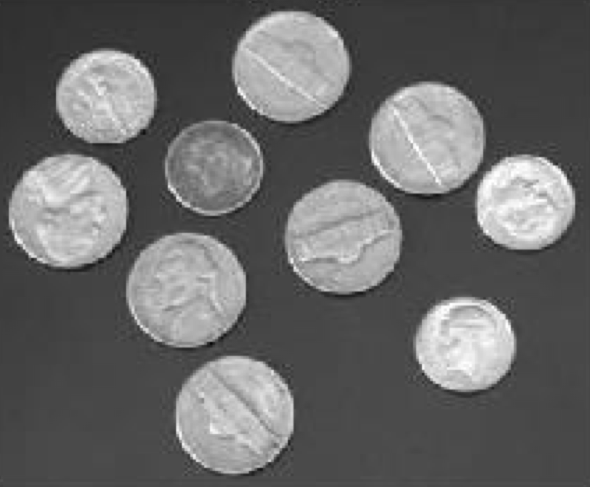
#> input picture AT2/moedas.png, 590 x 487 px
$ python main.py
#> lines starting #> are read from the running program, lines starting #| are printed output that depends on the picture; after the words box and inside, x2 and y2 are one past the last pixel; in counts of white or black regions, pixels touching at a corner belong together
import numpy as np
import cv2 as cv

img = cv.imread('moedas.png', cv.IMREAD_GRAYSCALE)
#> img is the input picture: shape (487, 590); min 5, max 255, mean 103.9
altura = img.shape[0]
#> altura = 487
largura = img.shape[1]
#> largura = 590
print(f'altura: {altura}\nlargura: {largura}')
#| altura: 487
#| largura: 590

def reduzir_fundo(imagem, fator):
    for i in range(altura):
        for j in range(largura):
            if imagem[i][j] < fator:
                imagem[i][j] = 0
            else:
                imagem[i][j] = 255
    cv.imshow(f'imagem binarizada',imagem)
    cv.waitKey(0)
    cv.destroyAllWindows()

    return imagem

def identificar_objetos1(imagem):
    # Identificar objetos na imagem
    _, imagem_binaria = cv.threshold(imagem, 127, 255, cv.THRESH_BINARY)
    contornos, _ = cv.findContours(imagem_binaria, cv.RETR_EXTERNAL, cv.CHAIN_APPROX_SIMPLE)

    # Desenhar contornos na imagem original
    imagem_contornada = cv.cvtColor(imagem, cv.COLOR_GRAY2BGR)
    for contorno in contornos:
        cv.drawContours(imagem_contornada, [contorno], -1, (0, 255, 0), 2)

    cv.imshow('Contornos', imagem_contornada)
    cv.waitKey(0)
    cv.destroyAllWindows()
    return contornos

def contar_pixels(imagem):
    cont = 1
    for i in range(altura):
        for j in range(largura):
            if imagem[i][j] == 255:
                if (i<altura-1) and imagem[i+1][j] != 0 and imagem[i+1][j] != 255:
                    imagem[i][j] = imagem[i+1][j]
                elif (j<largura-1) and imagem[i][j+1] != 0 and imagem[i][j+1] != 255:
                    imagem[i][j] = imagem[i][j+1]
                elif i>0 and imagem[i-1][j] != 0 and imagem[i-1][j] != 255:
                    imagem[i][j] = imagem[i-1][j]
                elif j>0 and imagem[i][j-1] != 0 and imagem[i][j-1] != 255:
                    imagem[i][j] = imagem[i][j-1]
                else:
                    imagem[i][j] = cont
                    cont += 1

    return imagem

def destacar_objetos (imagem):
    for i in range(altura):
        for j in range(largura):
            if imagem[i][j] !=0:
                if i>0:
                    if imagem[i-1][j] != 0:
                        if imagem[i-1][j]>imagem[i][j]:
                            imagem[i-1][j] = imagem[i][j]
                        else:
                            imagem[i][j] = imagem[i-1][j]
                        if j>0:
                            if imagem[i-1][j-1] != 0:
                                if imagem[i-1][j-1]>imagem[i][j]:
                                    imagem[i-1][j-1] = imagem[i][j]
                                else:
                                    imagem[i][j] = imagem[i-1][j-1]
                        if j<largura-1:
                            if imagem[i-1][j+1] != 0:
                                if imagem[i-1][j+1]>imagem[i][j]:
                                    imagem[i-1][j+1] = imagem[i][j]
                                else:
                                    imagem[i][j] = imagem[i-1][j+1]
                if i<altura-1:
                    if imagem[i+1][j] != 0:
                        if imagem[i+1][j]>imagem[i][j]:
                            imagem[i+1][j] = imagem[i][j]
                        else:
                            imagem[i][j] = imagem[i+1][j]
                        if j>0:
                            if imagem[i+1][j-1] != 0:
                                if imagem[i+1][j-1]>imagem[i][j]:
                                    imagem[i+1][j-1] = imagem[i][j]
                                else:
                                    imagem[i][j] = imagem[i+1][j-1]
                        if j<largura-1:
                            if imagem[i+1][j+1] != 0:
                                if imagem[i+1][j+1]>imagem[i][j]:
                                    imagem[i+1][j+1] = imagem[i][j]
                                else:
                                    imagem[i][j] = imagem[i+1][j+1]
                if j>0:
                    if imagem[i][j-1] != 0:
                        if imagem[i][j-1]>imagem[i][j]:
                            imagem[i][j-1] = imagem[i][j]
                        else:
                            imagem[i][j] = imagem[i][j-1]
                if j<largura-1:
                    if imagem[i][j+1] != 0:
                        if imagem[i][j+1]>imagem[i][j]:
                            imagem[i][j+1] = imagem[i][j]
                        else:
                            imagem[i][j] = imagem[i][j+1]

    for i in range(altura-1,0,-1):
        for j in range(largura-1,0,-1):
            if imagem[i][j] !=0:
                if i>0:
                    if imagem[i-1][j] != 0:
                        if imagem[i-1][j]>imagem[i][j]:
                            imagem[i-1][j] = imagem[i][j]
                        else:
                            imagem[i][j] = imagem[i-1][j]
                        if j>0:
                            if imagem[i-1][j-1] != 0:
                                if imagem[i-1][j-1]>imagem[i][j]:
                                    imagem[i-1][j-1] = imagem[i][j]
                                else:
                                    imagem[i][j] = imagem[i-1][j-1]
                        if j<largura-1:
                            if imagem[i-1][j+1] != 0:
                                if imagem[i-1][j+1]>imagem[i][j]:
                                    imagem[i-1][j+1] = imagem[i][j]
                                else:
                                    imagem[i][j] = imagem[i-1][j+1]
                if i<altura-1:
                    if imagem[i+1][j] != 0:
                        if imagem[i+1][j]>imagem[i][j]:
                            imagem[i+1][j] = imagem[i][j]
                        else:
                            imagem[i][j] = imagem[i+1][j]
                        if j>0:
                            if imagem[i+1][j-1] != 0:
                                if imagem[i+1][j-1]>imagem[i][j]:
                                    imagem[i+1][j-1] = imagem[i][j]
                                else:
                                    imagem[i][j] = imagem[i+1][j-1]
                        if j<largura-1:
                            if imagem[i+1][j+1] != 0:
                                if imagem[i+1][j+1]>imagem[i][j]:
                                    imagem[i+1][j+1] = imagem[i][j]
                                else:
                                    imagem[i][j] = imagem[i+1][j+1]
                if j>0:
                    if imagem[i][j-1] != 0:
                        if imagem[i][j-1]>imagem[i][j]:
                            imagem[i][j-1] = imagem[i][j]
                        else:
                            imagem[i][j] = imagem[i][j-1]
                if j<largura-1:
                    if imagem[i][j+1] != 0:
                        if imagem[i][j+1]>imagem[i][j]:
                            imagem[i][j+1] = imagem[i][j]
                        else:
                            imagem[i][j] = imagem[i][j+1]
    cv.imshow('objetos destacados',imagem)
    cv.waitKey(0)
    cv.destroyAllWindows()
    return imagem

def amostrar(imagem_copy,reducao):
    for i in range(0,altura,reducao):
        for j in range(0,largura,reducao):
            soma = 0
            if (i+reducao) > altura or (j+reducao) > largura:
                continue
            for p_linha in range(i,reducao+i):
                for p_coluna in range(j,reducao+j):
                    soma += imagem_copy[p_linha][p_coluna]

            media = soma / (reducao**2)

            for p_linha in range(i,reducao+i):
                for p_coluna in range(j,reducao+j):
                    imagem_copy[p_linha][p_coluna] = media
    return imagem_copy


def contar_objetos(imagem):
    pixel = [0]
    objetos = 0
    for i in range(altura):
        for j in range(largura):
            if imagem[i][j] in pixel:
                continue
            else:
                pixel.append(imagem[i][j])
                objetos += 1
    return objetos

def identificar_objetos(imagem):
    imagem = amostrar(imagem.copy(), 4)
    imagem = reduzir_fundo(imagem, 100)
#> after the loop in reduzir_fundo, `for i in range(altura):`:
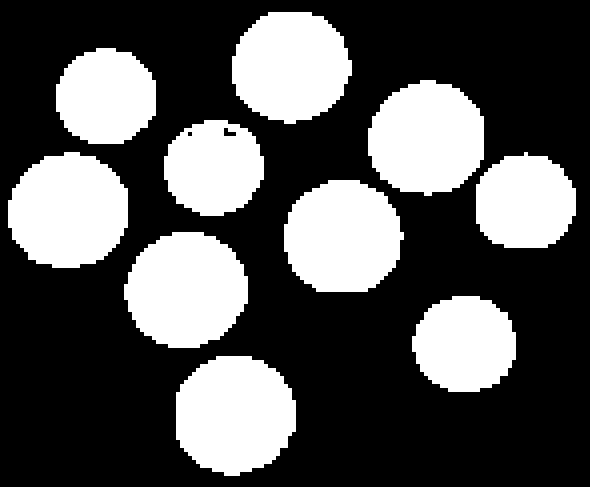
#> imagem: shape (487, 590); 33.3% white; 10 white regions, largest, box (x1, y1, x2, y2) and area: (176, 356, 296, 476) 11392, (124, 232, 248, 348) 11104, (8, 152, 128, 268) 10960
    imagem = contar_pixels(imagem)
#> after the loop in contar_pixels, `for i in range(altura):`:
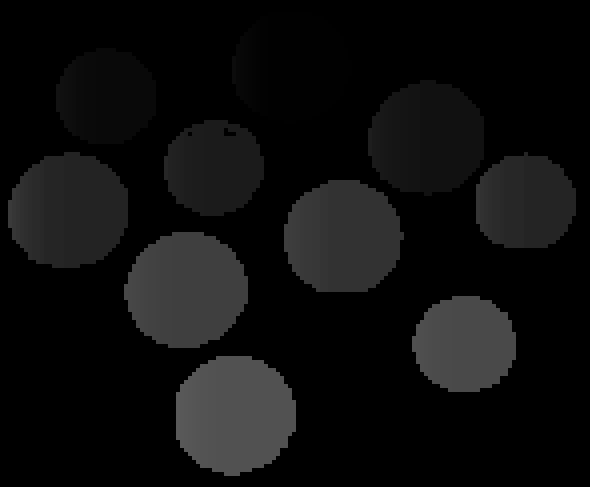
#> imagem: shape (487, 590); min 0, max 89, mean 13.9
#> after the loop in contar_pixels, `for i in range(altura):`: cont = 90
    imagem = destacar_objetos(imagem)
#> after the loop in destacar_objetos, `for i in range(altura):`: imagem: shape (487, 590); 12.08% of pixels changed, all inside (x1, y1, x2, y2) = (8, 16, 524, 472)
#> after the loop in destacar_objetos, `for i in range(altura-1,0,-1):`: imagem: shape (487, 590); min 0, max 81, mean 13.4
    #imagem = destacar_objetos(imagem)
    objetos = contar_objetos(imagem)
#> after the loop in contar_objetos, `for i in range(altura):`: objetos = 10; pixel = [0, 1, 9, 17, 27, 35, 36, 50, 63, 73, 81]
    print(f'Quantidade de objetos: {objetos}')


if __name__ == "__main__":
    cv.imshow('original', img)
    cv.waitKey(0)
    cv.destroyAllWindows()

    identificar_objetos(img)
#> in identificar_objetos, `objetos = contar_objetos(imagem)`: objetos = 10
#| Quantidade de objetos: 10

$ run again, with AT2/pinos-madeira.png copied over AT2/moedas.png
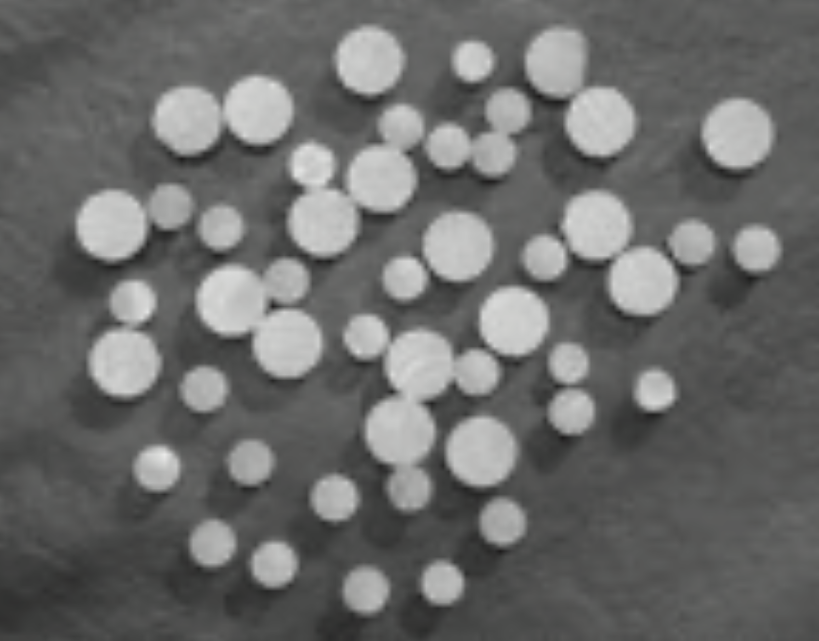
#> input picture AT2/pinos-madeira.png, 819 x 641 px
#| altura: 641
#| largura: 819
#> after the loop in reduzir_fundo, `for i in range(altura):`:
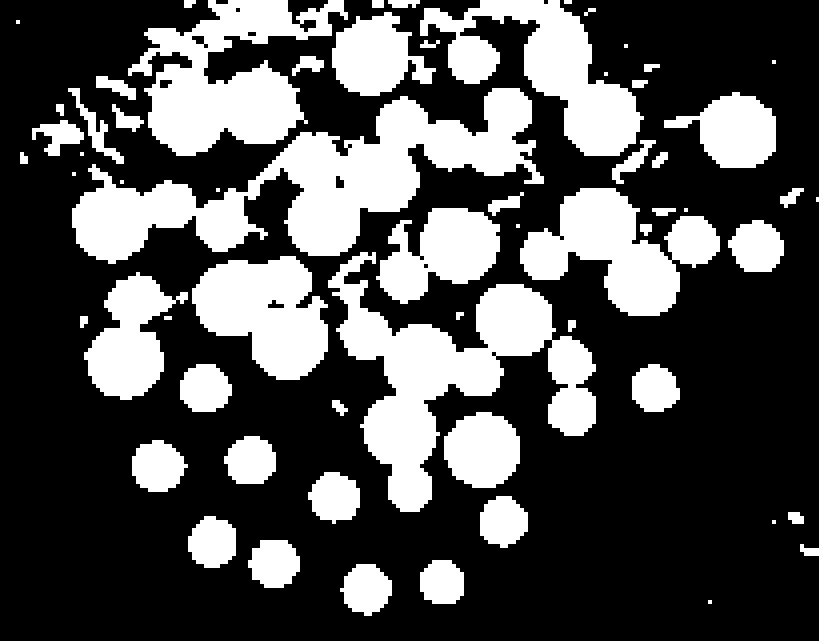
#> imagem: shape (641, 819); 31.5% white; 63 white regions (13 under 20 px), largest, box (x1, y1, x2, y2) and area: (72, 88, 544, 264) 29840, (328, 252, 596, 512) 23968, (128, 0, 348, 156) 16704
#> after the loop in contar_pixels, `for i in range(altura):`: cont = 324
#> after the loop in destacar_objetos, `for i in range(altura-1,0,-1):`:
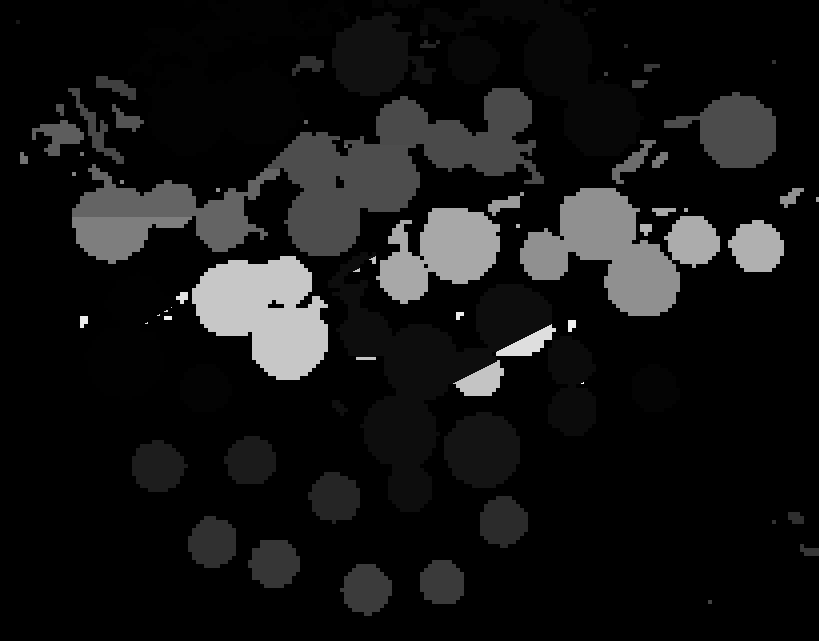
#> imagem: shape (641, 819); min 0, max 249, mean 21
#> after the loop in contar_objetos, `for i in range(altura):`: objetos = 78; pixel = 79 values, max 249 at index 65, min 0 at index 0, mean 95.51
#> in identificar_objetos, `objetos = contar_objetos(imagem)`: objetos = 78
#| Quantidade de objetos: 78
